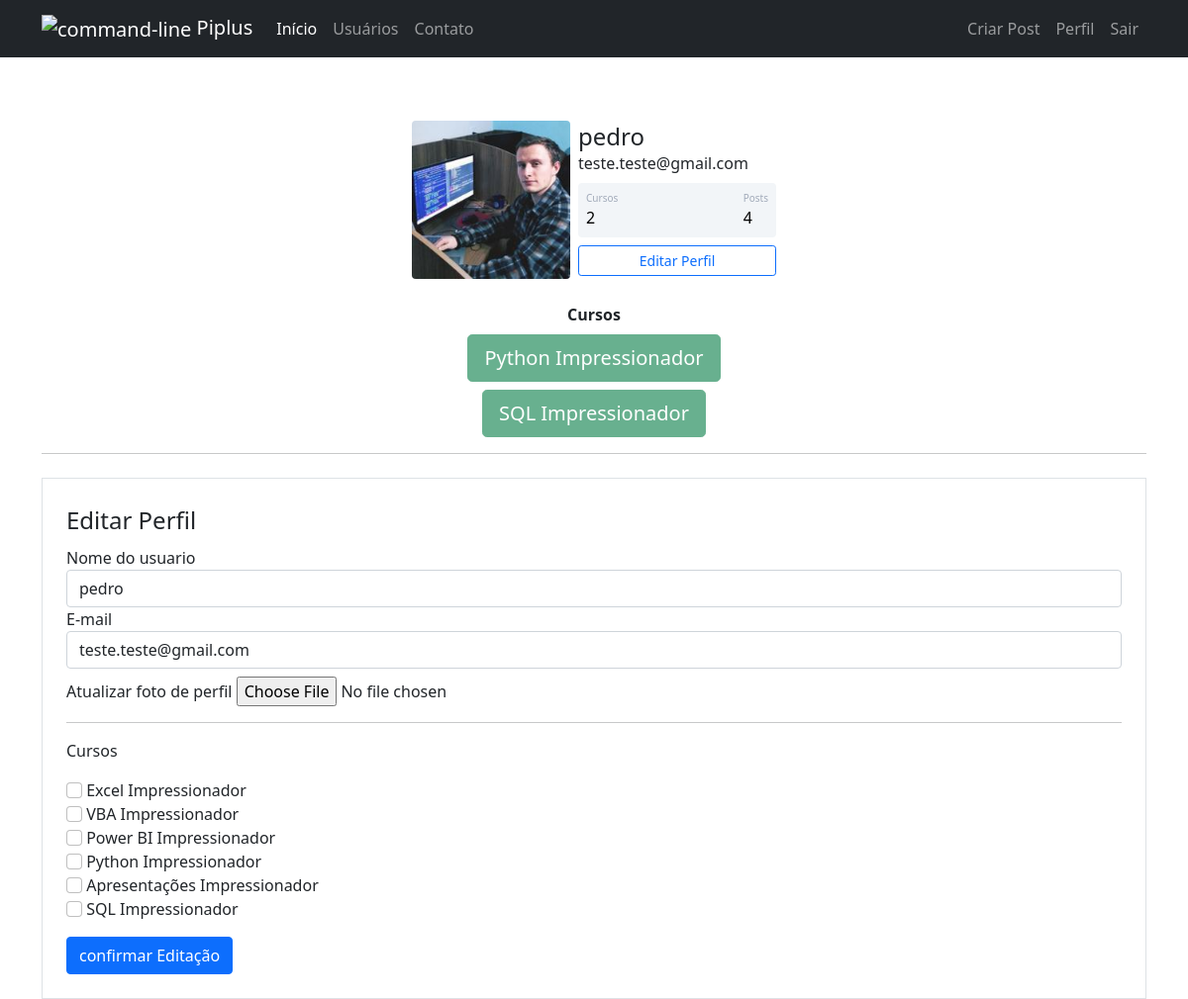
Screenshot of /perfil/editar (signed in) with the database file from the repository.
### Piplus/models.py (models this page shows)
class Usuario(database.Model, UserMixin):
    id = database.Column(database.Integer, primary_key=True)
    username = database.Column(database.String, nullable=False)
    email = database.Column(database.String, nullable=False, unique=True)
    senha = database.Column(database.String, nullable=False)
    foto_perfil = database.Column(database.String, default='default.jpg')
    posts = database.relationship('Post', backref='autor', lazy=True)
    cursos = database.Column(database.String, nullable=False, default='Não Informado')
    def contar_posts(self):
        return len(self.posts)

### Piplus/routes.py (the view)
@app.route("/perfil/editar", methods=['GET', 'POST'])
@login_required
def editar_perfil():
    form = FormEditarPerfil()
    if form.validate_on_submit():
        current_user.email = form.email.data
        current_user.username = form.username.data
        if form.foto_perfil.data:
            nome_imagem = salvar_imagem(form.foto_perfil.data)
            current_user.foto_perfil = nome_imagem
        current_user.cursos = atualizar_cursos(form)
        database.session.commit()
        flash(f'perfil atualizado com sucesso', 'alert-success')
        return redirect(url_for('perfil'))
    elif request.method == 'GET':
        form.email.data = current_user.email
        form.username.data = current_user.username
    foto_perfil = url_for("static", filename=f"fotos_perfil/{current_user.foto_perfil}")
    return render_template("editarperfil.html", foto_perfil=foto_perfil, form=form)

### Piplus/forms.py (shortened to what this page needs)
class FormEditarPerfil(FlaskForm):
    username = StringField('Nome do usuario', validators=[DataRequired()])
    email = StringField('E-mail', validators=[DataRequired(), Email()])
    foto_perfil = FileField('Atualizar foto de perfil', validators=[FileAllowed(['jpg','png'])])
    curso_excel = BooleanField('Excel Impressionador')
    curso_vba = BooleanField('VBA Impressionador')
    curso_powerbi = BooleanField('Power BI Impressionador')
    curso_python = BooleanField('Python Impressionador')
    curso_ppt = BooleanField('Apresentações Impressionador')
    curso_sql = BooleanField('SQL Impressionador')
    botao_submit_editarperfil = SubmitField('confirmar Editação')

### Piplus/models.py (called while the page is built)
@login_manager.user_loader
def load_usuario(id_usuario):
    return Usuario.query.get(int(id_usuario))

### Piplus/templates/editarperfil.html (shortened to what this page needs)
{% extends 'perfil.html' %}
{% block form_editar_perfil %}
<div class="container">
    <hr>
    <div class="row">
        <div class="col">
            <form method="POST" action="" class="border p-4 mt-2 bg-white" enctype="multipart/form-data">
                <legend>Editar Perfil</legend>
                <fieldset>
                    <div class="form-group">
                        {{ form.username.label(class="form-control-label") }}
                        {% if form.username.errors %}
                                {{ form.username(class="form-control is-invalid") }}
                            <div class="invalid-feedback">
                                {% for erro in form.username.errors %}
                                    {{erro}}
                                {% endfor %}
                            </div>
                            {% else %}
                                {{ form.username(class="form-control") }}
                            {% endif %}
                    </div>
                    <div class="form-group">
                        {{ form.email.label(class="form-control-label") }}
                        {% if form.email.errors %}
                                {{ form.email(class="form-control is-invalid") }}
                            <div class="invalid-feedback">
                                {% for erro in form.email.errors %}
                                    {{erro}}
                                {% endfor %}
                            </div>
                            {% else %}
                                {{ form.email(class="form-control") }}
                            {% endif %}
                    </div>
                    <div class="form-group">
                        {{ form.foto_perfil.label }}
                        {{ form.foto_perfil(class='form-control-file mt-2') }}
                    </div>
                    <hr>
                    <p>Cursos</p>
                    {% for campo in form %}
                        {% if 'curso_' in campo.name %}
                            <div class="form-group">
                                {{ campo(class="form-check-input") }}
                                {{ campo.label(class="form-check-label") }}
                            </div>
                        {% endif %}
                    {% endfor %}
                </fieldset>
                    {{ form.botao_submit_editarperfil(class="btn btn-primary mt-3") }}
            </form>
        </div>
    </div>
</div>
{% endblock %}

### Piplus/templates/perfil.html
{% extends 'base.html' %}
{% block body %}
    <div class="container mt-5 d-flex justify-content-center">
        <div class="card p-3">
            <div class="d-flex align-items-center">
                <div class="image pe-2">
                    <img src="{{ foto_perfil }}" class="rounded" width="160" >
                </div>
            <div class="ml-3 w-100">
            <h4 class="mb-0 mt-0">{{ current_user.username }}</h4>
            <span>{{ current_user.email }}</span>
            <div class="p-2 mt-2 bg-primary d-flex justify-content-between rounded text-white stats">
                {% if current_user.cursos == 'Não Informado' %}
                    <div class="d-flex flex-column">
                        <span class="articles">Cursos</span>
                        <span class="number1">0</span>
                    </div>
                {% else %}
                    <div class="d-flex flex-column">
                        <span class="articles">Cursos</span>
                        <span class="number1">{{ current_user.cursos.count(';') + 1 }}</span>
                    </div>
                {% endif %}
                <div class="d-flex flex-column">
                    <span class="followers">Posts</span>
                    <span class="number2">{{ current_user.contar_posts() }}</span>
                </div>
            </div>
            <div class="button mt-2 d-flex flex-row align-items-center">
                <a class="w-100" href="{{ url_for('editar_perfil') }}">
                    <button class="btn btn-sm btn-outline-primary w-100">Editar Perfil</button>
                </a>
            </div>
            </div>
            </div>
        </div>
    </div>
<div class="row justify-content-center">
    <div class="col col-4 mt-2" style="text-align: center;">
        <strong> Cursos </strong><br>
        {% for curso in current_user.cursos.split(';') %}
            <button type="button" class="btn btn-lg btn-success mt-2" disabled>{{ curso }}</button>
        {% endfor %}
    </div>
</div>
{% block form_editar_perfil %}
{% endblock %}
{% endblock %}

### Piplus/static/main.css (style rules this page uses)
.card { width: 400px; border: none; border-radius: 10px; background-color: #fff; }
.stats { background: #f2f5f8 !important; color: #000 !important; }
.articles { font-size:10px; color: #a1aab9; }
.number1 { font-weight:500; }
.followers { font-size:10px; color: #a1aab9; }
.number2 { font-weight:500; }

### rows the page displays
Usuario: username "pedro", email "teste.teste@gmail.com", cursos "2"

### other values shown
{{ current_user.contar_posts() }} "4"
{{ curso }} "Python Impressionador" "SQL Impressionador"
{{ campo.label(class="form-check-label") }} "Excel Impressionador" "VBA Impressionador" "Power BI Impressionador" "Python Impressionador" "Apresentações Impressionador" "SQL Impressionador"
